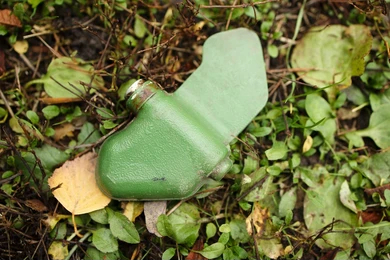
#> input picture vision/mine_detection/shape_detection/all_pictures/reference_mine.jpg, 390 x 260 px
$ python textureMatching.py
#> lines starting #> are read from the running program, lines starting #| are printed output that depends on the picture
import cv2
import numpy as np
import numpy.typing as npt
from skimage.feature import local_binary_pattern
from scipy.spatial.distance import euclidean
import os
from pathlib import Path

def main():
    # load in the test pictures we have
    '''files: list[str] = ['../all_pictures/Test_Mine_Pictures/original_d5f4aee4-ca6a-44cc-9636-234089c94a52_PXL_20251006_231255410.jpg',
            '../all_pictures/Test_Mine_Pictures/PXL_20251006_231439727.MP.jpg',
            '../all_pictures/Test_Mine_Pictures/PXL_20251006_231443070.jpg',
            '../all_pictures/Test_Mine_Pictures/PXL_20251006_231446447.MP.jpg',
            '../all_pictures/Test_Mine_Pictures/PXL_20251006_231458855.jpg',
            ]'''
    pathToPics = Path('../../../../pictures/2-4-26photos/')
    new_pictures: list[str] = []
    new_pictures.extend(pathToPics.glob("*.jpeg"))
    ref_pic_path: str = '../all_pictures/reference_mine.jpg'
    #get our reference picture and histogram ready
    ref_pic: npt.NDArray[np.uint8] = cv2.imread(ref_pic_path) # picture
#> ref_pic is the input picture: shape (260, 390, 3); mean B, G, R 63.5, 111.7, 108.7
    ref_pic = cv2.cvtColor(ref_pic,cv2.COLOR_BGR2GRAY) # needs to be greyscale
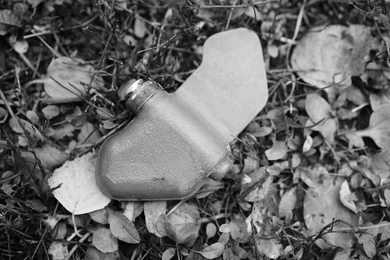
#> ref_pic: shape (260, 390); min 0, max 254, mean 105.3
    ref_pic_hist: npt.NDArray[np.float64] = get_lbp_hist(ref_pic) # this is what we'll actually use in our comparisons
    #try all the different pictures we have
    file: str
    for file in new_pictures:
        # get our image
        img: npt.NDArray[np.uint8] = cv2.imread(file)
        # make some copies that we can draw on
        copy: npt.NDArray[np.uint8] = img # where I'll draw all boxes that are picked up
        finalCopy: npt.NDArray[np.uint8] = img # where I'll draw the boxes that pass
        gray: npt.NDArray[np.uint8] = cv2.cvtColor(img, cv2.COLOR_BGR2GRAY)
        # do some edge detection
        edge: npt.NDArray[np.uint8] = cv2.Canny(gray,100,200)
        #thicken the lines
        kernel: npt.NDArray[np.uint8] = np.ones((2, 2), np.uint8)
        thickerLines: npt.NDArray[np.uint8] = cv2.dilate(edge,kernel,iterations=1)
        #median blur after
        blurAfter: npt.NDArray[np.uint8] = cv2.medianBlur(thickerLines,7)
        #          ADD BOUNDING BOXES
        contours: tuple[npt.NDArray[np.int32]]
        contours , _ = cv2.findContours(blurAfter, cv2.RETR_TREE, cv2.CHAIN_APPROX_SIMPLE)
        # keep track of how many boxes we're picking up
        num: int = 0
        #go through all of the contours and see if any of them are mine-like
        contour: npt.NDArray[np.int32]
        for contour in contours:
            x: int
            y: int
            w: int
            h: int
            x,y,w,h = cv2.boundingRect(contour)
            if((w <= (0.25 * img.shape[1])) and (h <= (0.25 * img.shape[0])) and ((w*h) > 10000)):
                #show all of the boxes in the normal copy
                num += 1
                text: str = f"Box {num}"
                cv2.putText(copy,text,(x,y), cv2.FONT_HERSHEY_COMPLEX, 3, (255,255,255), 2, cv2.LINE_AA)
                cv2.rectangle(copy, (x, y), (x + w, y + h), (255,255,255), 10)

                '''print(f'Box{num}: x,y,w,h ={x},{y},{w},{h}')'''
                #get a cropped image of just the bounding rectangle
                cropped: npt.NDArray[np.uint8] | None = img
                if(cropped is None):
                    print('issue with the image')
                else:
                    cropped = cropped[y:(y+h),x:(x+w)]
                    #make it greyscale
                    cropped = cv2.cvtColor(cropped,cv2.COLOR_BGR2GRAY)
                    cropped = cv2.equalizeHist(cropped)
                    #get the box's lbp histogram
                    cropped_hist: npt.NDArray[np.float64] = get_lbp_hist(cropped)
                    #get the box's similarity to our sample image
                    comparison: float = compare_textures(cropped_hist,ref_pic_hist,method='euclidean')#bhattacharyya is current best
                    #print(f'Box {num} Confidence Interval: {comparison}')
                    #print()
        # resize copy images so they aren't huge on the screen
        newSize: tuple[int] = (int((img.shape[1])*0.3),int((img.shape[0])*0.3))
        copy = cv2.resize(copy, newSize, interpolation=cv2.INTER_LINEAR)
        finalCopy = cv2.resize(finalCopy, newSize, interpolation=cv2.INTER_LINEAR)
        # show both copies
        cv2.imshow('All boxes',copy)
        #cv2.imshow('w/ texture matching',finalCopy)
        while(True):
            # Check for a key press
            key: int = cv2.waitKey(1) & 0xFF
            # If 'q' is pressed, break the loop
            if key == ord('q'):
                break
        cv2.destroyAllWindows()
        os.system('clear')

def get_lbp_hist(image):
    r: int = 2
    p: int = 16*r
    #find the lbp first
    lbp = local_binary_pattern(image,P=p,R=r,method='uniform')
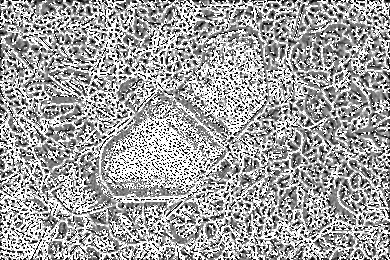
#> lbp: shape (260, 390) float64; min 0, max 33, mean 21; drawn with min black and max white

    # this can be tweaked to +2, +1, or +0
    n_bins = 8 + 2

    # the actual function
    hist, _ = np.histogram(lbp.ravel(),bins= n_bins, range= (0,n_bins),density= True)
#> hist = [0.257, 0.0814, 0.0651, 0.0746, 0.0774, 0.0733, 0.0687, 0.0692, 0.0717, 0.162]

    return hist

def compare_textures(hist1,hist2, method = 'euclidean'):
    # these are just a bunch of different ways of comparing histograms
    # the best options for our use case are euclidean, bhattacharyya, or intersection
    if(method == 'euclidean'):
        return 100*(euclidean(hist1,hist2))
    if(method == 'correlation'):
        return np.corrcoef(hist1,hist2)[0,1]
    if(method == 'bhattacharyya'):
        return 100*(-np.log(np.sum(np.sqrt(hist1 * hist2)) + 1e-10))
    if(method == 'intersection'):
        return 100*(1 - np.sum(np.minimum(hist1, hist2)))
    if(method == 'chi_squared'):
        return 0.5 * np.sum((hist1 - hist2)**2 / (hist1 + hist2 + 1e-10))
main()
#> in main, `ref_pic_hist: npt.NDArray[np.float64] = get_lbp_hist(ref_pic) # this i..`: ref_pic_hist has the same summary as hist in get_lbp_hist

$ run again, with vision/mine_detection/shape_detection/all_pictures/PFM1.png saved as vision/mine_detection/shape_detection/all_pictures/reference_mine.jpg
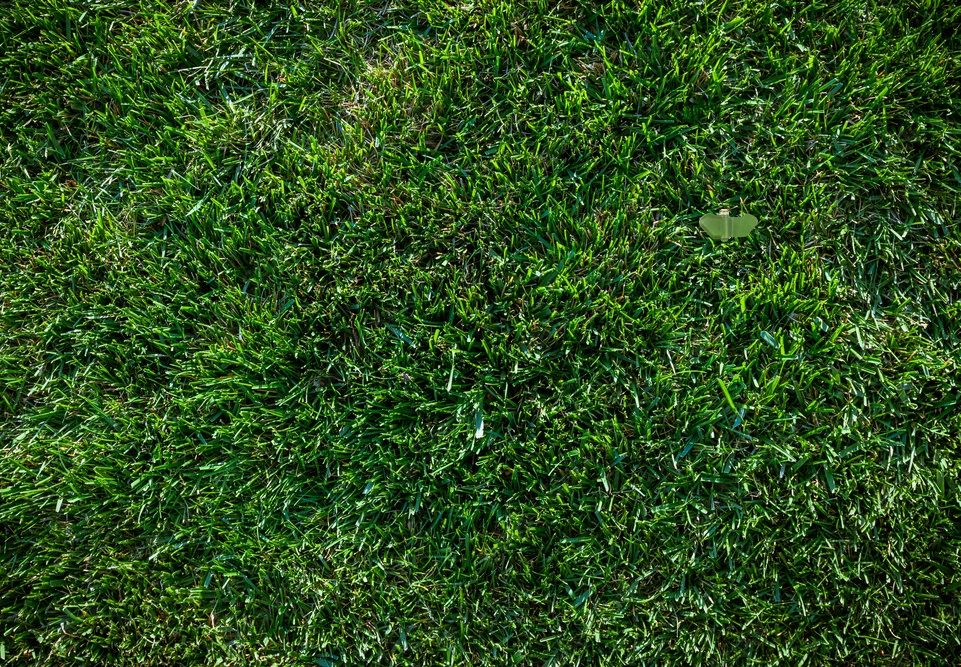
#> input picture vision/mine_detection/shape_detection/all_pictures/PFM1.png, 961 x 667 px
#> in main, ref_pic is the input picture: shape (667, 961, 3); mean B, G, R 28.8, 78.2, 45.2
#> in main, `ref_pic = cv2.cvtColor(ref_pic,cv2.COLOR_BGR2GRAY)`:
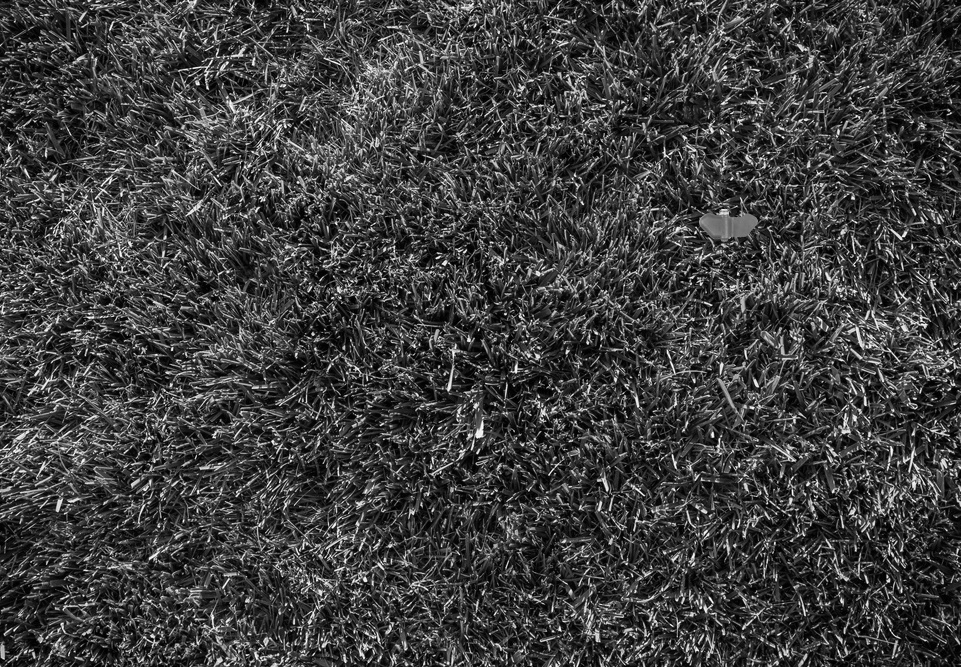
#> ref_pic: shape (667, 961); min 0, max 254, mean 62.7
#> in get_lbp_hist, `lbp = local_binary_pattern(image,P=p,R=r,method='uniform')`:
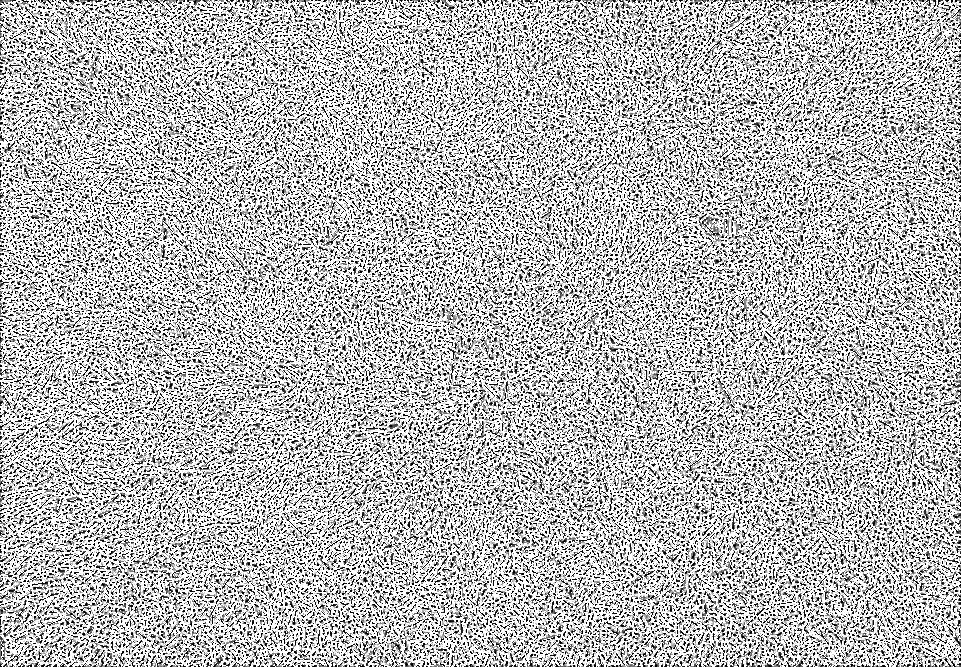
#> lbp: shape (667, 961) float64; min 0, max 33, mean 23.7; drawn with min black and max white
#> hist = [0.366, 0.101, 0.0955, 0.0958, 0.0856, 0.0665, 0.0514, 0.0419, 0.0344, 0.0616]
#> ref_pic_hist has the same summary as hist in get_lbp_hist
